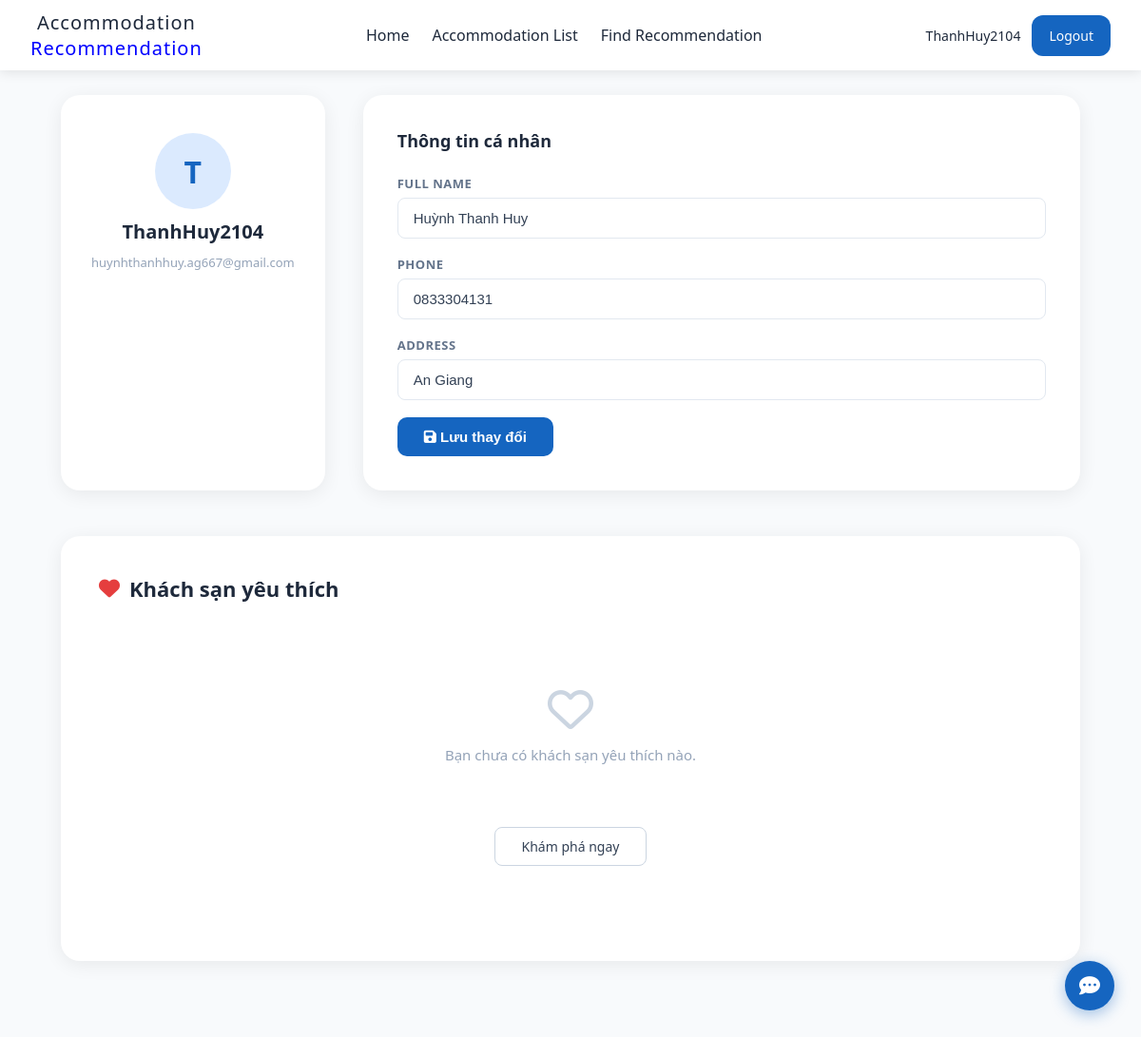
/accounts/profile/ (signed in), run on the app's committed database.
### accounts/models.py (models this page shows, shortened)
class Profile(models.Model):
    user = models.OneToOneField(User, on_delete=models.CASCADE)
    full_name = models.CharField(max_length=100, blank=True)
    phone = models.CharField(max_length=20, blank=True)
    address = models.CharField(max_length=255, blank=True)

### accounts/views.py (the view)
# urls.py: path('profile/', views.profile_view, name='profile'),
@login_required
def profile_view(request):
    profile, created = Profile.objects.get_or_create(user=request.user)
    favorites = Favorite.objects.filter(user=request.user).select_related('accommodation')
    if request.method == 'POST':
        profile.full_name = request.POST.get('full_name', '')
        profile.phone = request.POST.get('phone', '')
        profile.address = request.POST.get('address', '')
        profile.save()
        return redirect('profile')
    return render(request, 'accounts/profile.html', {
        'profile': profile,
        'favorites': favorites
    })

### templates/accounts/profile.html (shortened to what this page needs)
{% extends 'base.html' %}
{% load static %}
{% block content %}
<div class="profile-page">
    <div class="profile-top">
        <div class="profile-avatar-wrap">
            <div class="profile-avatar">{{ request.user.username|slice:":1"|upper }}</div>
            <h2 class="profile-username">{{ request.user.username }}</h2>
            <p class="profile-email">{{ request.user.email }}</p>
        </div>
        <div class="profile-form-wrap">
            <h3 class="profile-form-title">Thông tin cá nhân</h3>
            <form method="post" class="profile-form">
                <div class="profile-field">
                    <label>Full Name</label>
                    <input type="text" name="full_name" value="{{ profile.full_name }}" placeholder="Nhập họ tên..." />
                </div>
                <div class="profile-field">
                    <label>Phone</label>
                    <input type="text" name="phone" value="{{ profile.phone }}" placeholder="Nhập số điện thoại..." />
                </div>
                <div class="profile-field">
                    <label>Address</label>
                    <input type="text" name="address" value="{{ profile.address }}" placeholder="Nhập địa chỉ..." />
                </div>
                <button type="submit" class="profile-save-btn">
                    <i class="fa-solid fa-floppy-disk"></i> Lưu thay đổi
                </button>
            </form>
        </div>
    </div>
    <div class="profile-favorites">
        <h2 class="fav-title">
            <i class="fa-solid fa-heart" style="color:#e53e3e;"></i>
            Khách sạn yêu thích
        </h2>
        <div class="fav-grid">
            {% for item in favorites %}
            <a href="/accommodations/{{ item.accommodation.id }}/" class="hotel-card">
                <div class="hotel-img-wrap">
                    {% if item.accommodation.image_url %}
                        <img src="{{ item.accommodation.image_url }}" alt="{{ item.accommodation.name }}" class="hotel-img" />
                    {% else %}
                        <div class="hotel-img" style="background:#f1f5f9; display:flex; align-items:center; justify-content:center;">
                            <i class="fa-solid fa-building" style="font-size:32px; color:#cbd5e1;"></i>
                        </div>
                    {% endif %}
                </div>
                <div class="hotel-body">
                    <div class="hotel-top">
                        <p class="hotel-name">{{ item.accommodation.name }}</p>
                        <div class="hotel-rating">★ {{ item.accommodation.rating }}</div>
                    </div>
                    <p class="hotel-address">
                        <i class="fa-solid fa-location-dot"></i>
                        {{ item.accommodation.area }}
                    </p>
                    <div class="hotel-bottom">
                        <p class="hotel-price">
                            <span>{{ item.accommodation.price_per_night|floatformat:0 }}₫</span>/night
                        </p>
                        <span class="hotel-book-btn">Xem chi tiết</span>
                    </div>
                </div>
            </a>
            {% empty %}
            <div class="fav-empty">
                <i class="fa-regular fa-heart" style="font-size:48px; color:#cbd5e1;"></i>
                <p>Bạn chưa có khách sạn yêu thích nào.</p>
                <a href="/accommodations/" class="view-all-btn">Khám phá ngay</a>
            </div>
            {% endfor %}
        </div>
    </div>
</div>
{% endblock %}

### templates/base.html (shortened to what this page needs)
{% load static %}
<!DOCTYPE html>
<html>
<head>
    <link rel="stylesheet" href="{% static 'css.css' %}">
    <link rel="stylesheet" href="https://cdnjs.cloudflare.com/ajax/libs/font-awesome/6.5.0/css/all.min.css">
</head>
<body class='body'>
    <nav class="nav">
        <a href="/" class="nav-brand">Accommodation <br> <span class='recommendation'>Recommendation</span></a>
        {% if request.path != '/accounts/login/' and request.path != '/accounts/register/' %}
        <div class="nav-links">
            <a href="/">Home</a>
            <a href="/accommodations/">Accommodation List</a>
            <a href="/preferences/">Find Recommendation</a>
        </div>
        {% endif %}
        <div class="nav-auth">
            {% if user.is_authenticated %}
                <a href="/accounts/profile/" class="login-btn">{{ user.username }}</a>
                <a href="/accounts/logout/" class="register-btn">Logout</a>
            {% else %}
                <a href="/accounts/login/" class="login-btn">Login</a>
                <a href="/accounts/register/" class="register-btn">Register</a>
            {% endif %}
        </div>
        <div class="chat-btn" id="chatBtn" onclick="toggleChat()">
            <i class="fa-solid fa-comment-dots"></i>
        </div>
    </nav>
    {% block content %}{% endblock %}
</body>
</html>

### static/css.css (style rules this page uses)
* { margin: 0; padding: 0; box-sizing: border-box; }
.body { background-color: white; font-family: system-ui, -apple-system, BlinkMacSystemFont, "Segoe UI", Roboto, sans-serif; }
.recommendation { color: blue; }
.nav { z-index: 10; background: transparent; padding: 0 32px; display: flex; align-items: center; justify-content: space-between; height: 74px; position: fixed; top: 0; left: 0; right: 0; }
.nav-scrolled { background: #fff !important; box-shadow: 0 2px 12px rgba(0, 0, 0, 0.1); transition: all ease 0.5s; }
.nav-scrolled .nav-brand, .nav-scrolled .nav-links a, .nav-scrolled .nav-auth .login-btn { color: #1e293b !important; }
.nav-scrolled .nav-auth .register-btn { background: #1565c0; color: #fff !important; }
.nav-brand { color: black; font-weight: bold; font-size: 20px; font-weight: 500; letter-spacing: 1px; text-decoration: none; text-align: center; }
.nav-links { display: flex; gap: 24px; }
.nav-links a { color: white; font-size: 16px; text-decoration: none; transition: color 0.2s; }
.nav-auth { display: flex; gap: 12px; align-items: center; }
.nav-auth .login-btn { color: white; font-size: 14px; text-decoration: none; transition: color 0.2s; }
.nav-auth .register-btn { background: white; color: black; padding: 12px 18px; border-radius: 12px; font-size: 14px; text-decoration: none; transition: background 0.2s; }
.view-all-btn { margin-top: 52px; padding: 10px 28px; border: 1px solid #cbd5e1; border-radius: 8px; background: #fff; color: #334155; font-size: 14px; font-weight: 500; text-decoration: none; transition: background 0.2s, border-color 0.2s; }
.chat-btn { position: fixed; bottom: 28px; right: 28px; width: 52px; height: 52px; background: #1565c0; color: #fff; border-radius: 50%; display: flex; align-items: center; justify-content: center; font-size: 22px; cursor: pointer; z-index: 1000; box-shadow: 0 4px 16px rgba(21, 101, 192, 0.4); transition: background 0.2s, transform 0.2s; }
.profile-page { padding: 100px 64px 80px; background: #f8fafc; min-height: 100vh; }
.profile-top { display: flex; gap: 40px; margin-bottom: 48px; }
.profile-avatar-wrap { background: #fff; border-radius: 20px; padding: 40px 32px; display: flex; flex-direction: column; align-items: center; gap: 10px; box-shadow: 0 4px 20px rgba(0,0,0,0.07); min-width: 220px; }
.profile-avatar { width: 80px; height: 80px; border-radius: 50%; background: #dbeafe; color: #1565c0; display: flex; align-items: center; justify-content: center; font-size: 32px; font-weight: 700; }
.profile-username { font-size: 20px; font-weight: 700; color: #1e293b; margin: 0; }
.profile-email { font-size: 13px; color: #94a3b8; margin: 0; }
.profile-form-wrap { flex: 1; background: #fff; border-radius: 20px; padding: 36px; box-shadow: 0 4px 20px rgba(0,0,0,0.07); }
.profile-form-title { font-size: 18px; font-weight: 700; color: #1e293b; margin: 0 0 24px; }
.profile-form { display: flex; flex-direction: column; gap: 18px; }
.profile-field { display: flex; flex-direction: column; gap: 6px; }
.profile-field label { font-size: 13px; font-weight: 600; color: #64748b; text-transform: uppercase; letter-spacing: 0.5px; }
.profile-field input { padding: 12px 16px; border: 1px solid #e2e8f0; border-radius: 8px; font-size: 15px; color: #334155; outline: none; transition: border-color 0.2s; }
.profile-save-btn { background: #1565c0; color: #fff; border: none; border-radius: 10px; padding: 12px 28px; font-size: 15px; font-weight: 600; cursor: pointer; align-self: flex-start; transition: background 0.2s; }
.profile-favorites { background: #fff; border-radius: 20px; padding: 40px; box-shadow: 0 4px 20px rgba(0,0,0,0.07); }
.fav-title { font-size: 22px; font-weight: 700; color: #1e293b; margin: 0 0 28px; display: flex; align-items: center; gap: 10px; }
.fav-grid { display: grid; grid-template-columns: repeat(4, 1fr); gap: 24px; }
.fav-empty { grid-column: 1 / -1; text-align: center; padding: 60px 20px; display: flex; flex-direction: column; align-items: center; gap: 14px; color: #94a3b8; font-size: 15px; }

### data on the page
Profile: full_name "Huỳnh Thanh Huy", phone "0833304131", address "An Giang"

### other printed values
{{ user.username }} "ThanhHuy2104"
{{ request.user.username|slice:":1"|upper }} "T"
{{ request.user.username }} "ThanhHuy2104"
{{ request.user.email }} "huynhthanhhuy.ag667@gmail.com"
